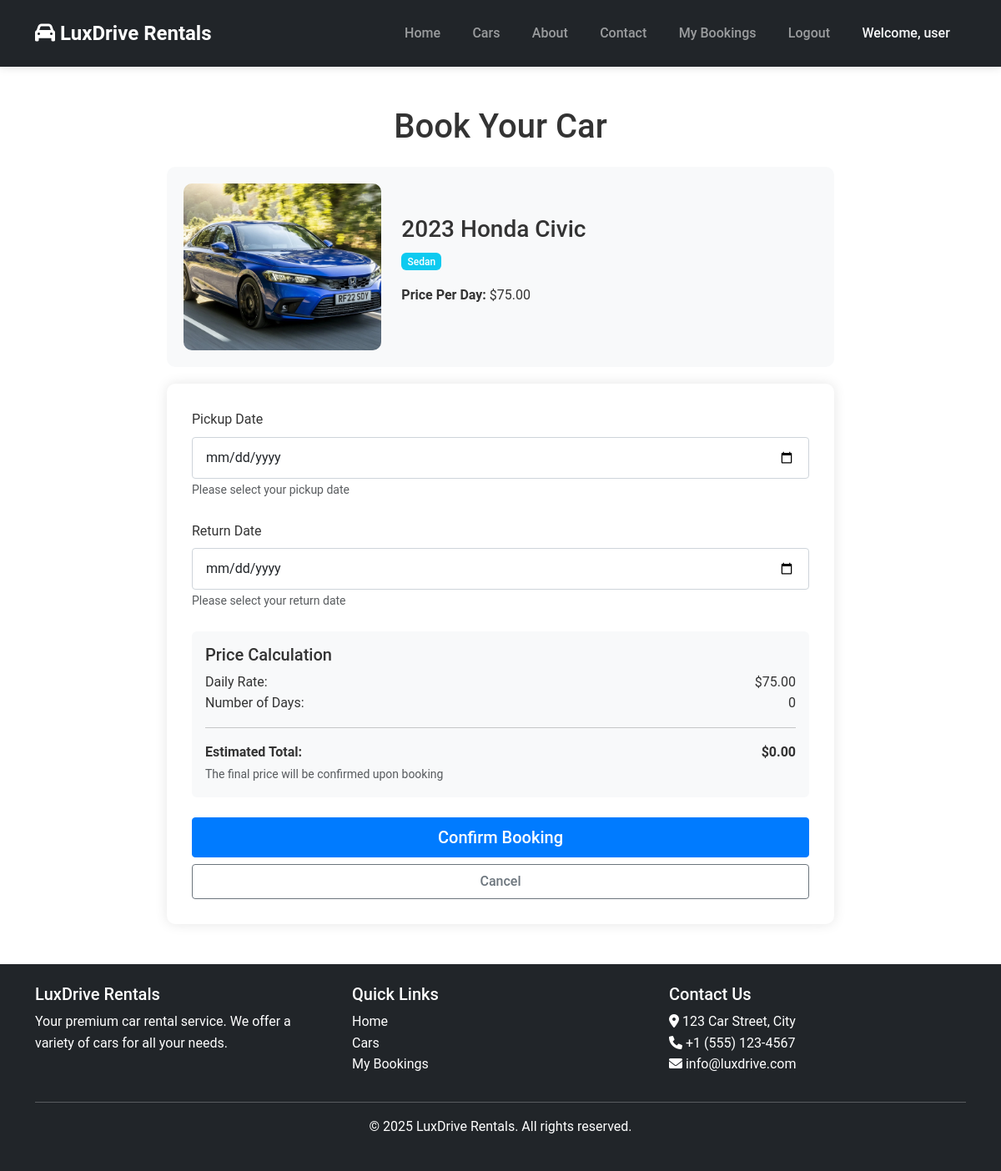
Page /book/3/ (signed in) on the committed database.
### rental/models.py (models this page shows, shortened)
class Car(models.Model):
    make = models.CharField(max_length=50)
    model = models.CharField(max_length=50)
    year = models.IntegerField()
    price_per_day = models.DecimalField(max_digits=10, decimal_places=2)
    available = models.BooleanField(default=True)
    added_by_admin = models.ForeignKey(Admin, on_delete=models.CASCADE)
    added_date = models.DateTimeField(auto_now_add=True)
    image = models.ImageField(upload_to='cars/', null=True, blank=True)
    category = models.CharField(max_length=50, choices=[
        ('luxury', 'Luxury'),
        ('offroad', 'Offroad'),
        ('sedan', 'Sedan'),
        ('suv', 'SUV'),
        ('sports', 'Sports'),
    ], default='sedan')
    def __str__(self):
        return f"{self.year} {self.make} {self.model}"

### rental/views.py (the view, shortened to what this page needs)
# urls.py: path('book/<int:car_id>/', views.book_car, name='book_car'),
@login_required
def book_car(request, car_id):
    car = get_object_or_404(Car, id=car_id)
    context = {
        'car': car,
        'min_date': datetime.now().date(),
        'min_return_date': datetime.now().date() + timedelta(days=1)
    }
    return render(request, 'rental/book_car.html', context)

### rental/templates/rental/book_car.html (shortened to what this page needs)
{% extends 'rental/base.html' %} {% load static %}
 {% block content %}
<div class="container my-5">
  <div class="booking-container">
    <h1 class="text-center mb-4">Book Your Car</h1>
    <div class="car-summary">
      <div class="row align-items-center">
        <div class="col-md-4">
          {% if car.image %}
          <img src="{{ car.image.url }}" class="car-image" alt="{{ car }}" />
          {% else %}
          <img
            src="{% static 'images/car-placeholder.jpg' %}"
            class="car-image"
            alt="{{ car }}"
          />
          {% endif %}
        </div>
        <div class="col-md-8">
          <h3>{{ car.year }} {{ car.make }} {{ car.model }}</h3>
          <p class="text-capitalize">
            <span class="badge bg-info">{{ car.category }}</span>
          </p>
          <p><strong>Price Per Day:</strong> ${{ car.price_per_day }}</p>
        </div>
      </div>
    </div>
    <div class="booking-form">
      <form method="post" action="{% url 'rental:book_car' car_id=car.id %}">
        <div class="mb-4">
          <label for="booking_date" class="form-label">Pickup Date</label>
          <input
            type="date"
            class="form-control"
            id="booking_date"
            name="booking_date"
            min="{{ min_date|date:'Y-m-d' }}"
            required
          />
          <small class="text-muted">Please select your pickup date</small>
        </div>
        <div class="mb-4">
          <label for="return_date" class="form-label">Return Date</label>
          <input
            type="date"
            class="form-control"
            id="return_date"
            name="return_date"
            min="{{ min_return_date|date:'Y-m-d' }}"
            required
          />
          <small class="text-muted">Please select your return date</small>
        </div>
        <div class="mb-4 p-3 bg-light rounded">
          <h5>Price Calculation</h5>
          <div class="d-flex justify-content-between">
            <span>Daily Rate:</span>
            <span>${{ car.price_per_day }}</span>
          </div>
          <div class="d-flex justify-content-between">
            <span>Number of Days:</span>
            <span id="num_days">0</span>
          </div>
          <hr />
          <div class="d-flex justify-content-between">
            <strong>Estimated Total:</strong>
            <strong id="total_price">$0.00</strong>
          </div>
          <small class="text-muted"
            >The final price will be confirmed upon booking</small
          >
        </div>
        <div class="d-grid gap-2">
          <button type="submit" class="btn btn-primary btn-lg">
            Confirm Booking
          </button>
          <a
            href="{% url 'rental:car_detail' car_id=car.id %}"
            class="btn btn-outline-secondary"
            >Cancel</a
          >
        </div>
      </form>
    </div>
  </div>
</div>
{% endblock %}

### rental/templates/rental/base.html (shortened to what this page needs)
<!DOCTYPE html>
<html lang="en">
  <head>
    {% load static %}
    <link
      href="https://cdn.jsdelivr.net/npm/bootstrap@5.3.0/dist/css/bootstrap.min.css"
      rel="stylesheet"
    />
    <link
      rel="stylesheet"
      href="https://cdnjs.cloudflare.com/ajax/libs/font-awesome/6.0.0/css/all.min.css"
    />
    <link rel="stylesheet" href="{% static 'css/style.css' %}" />
  </head>
  <body>
    <nav class="navbar navbar-expand-lg navbar-dark bg-dark">
      <div class="container">
        <a class="navbar-brand" href="{% url 'rental:home' %}">
          <i class="fas fa-car"></i> LuxDrive Rentals
        </a>
        <div class="collapse navbar-collapse" id="navbarNav">
          <ul class="navbar-nav ms-auto">
            <li class="nav-item">
              <a
                class="nav-link {% if request.path == '/' %}active{% endif %}"
                href="{% url 'rental:home' %}"
                >Home</a
              >
            </li>
            {% if user.is_authenticated %}
            <li class="nav-item">
              <a
                class="nav-link {% if 'cars' in request.path %}active{% endif %}"
                href="{% url 'rental:car_list' %}"
                >Cars</a
              >
            </li>
            {% endif %}
            <li class="nav-item">
              <a
                class="nav-link {% if 'about' in request.path %}active{% endif %}"
                href="{% url 'rental:about' %}"
                >About</a
              >
            </li>
            <li class="nav-item">
              <a
                class="nav-link {% if 'contact' in request.path %}active{% endif %}"
                href="{% url 'rental:contact' %}"
                >Contact</a
              >
            </li>
            {% if user.is_authenticated %}
            <li class="nav-item">
              <a
                class="nav-link {% if 'my-bookings' in request.path %}active{% endif %}"
                href="{% url 'rental:my_bookings' %}"
                >My Bookings</a
              >
            </li>
            <li class="nav-item">
              <a class="nav-link" href="{% url 'rental:logout' %}">Logout</a>
            </li>
            <li class="nav-item">
              <span class="nav-link text-light"
                >Welcome, {{ user.username }}</span
              >
            </li>
            {% endif %}
          </ul>
        </div>
      </div>
    </nav>
    <main>{% block content %}{% endblock %}</main>
    <footer class="bg-dark text-white py-4 mt-5">
      <div class="container">
        <div class="row">
          <div class="col-md-4">
            <h5>LuxDrive Rentals</h5>
            <p>
              Your premium car rental service. We offer a variety of cars for
              all your needs.
            </p>
          </div>
          <div class="col-md-4">
            <h5>Quick Links</h5>
            <ul class="list-unstyled">
              <li>
                <a href="{% url 'rental:home' %}" class="text-white">Home</a>
              </li>
              <li>
                <a href="{% url 'rental:car_list' %}" class="text-white"
                  >Cars</a
                >
              </li>
              {% if user.is_authenticated %}
              <li>
                <a href="{% url 'rental:my_bookings' %}" class="text-white"
                  >My Bookings</a
                >
              </li>
              {% endif %}
            </ul>
          </div>
          <div class="col-md-4">
            <h5>Contact Us</h5>
            <address>
              <i class="fas fa-map-marker-alt"></i> 123 Car Street, City<br />
              <i class="fas fa-phone"></i> +1 (555) 123-4567<br />
              <i class="fas fa-envelope"></i> info@luxdrive.com
            </address>
          </div>
        </div>
        <hr />
        <div class="text-center">
          <p>&copy; {% now "Y" %} LuxDrive Rentals. All rights reserved.</p>
        </div>
      </div>
    </footer>
  </body>
</html>

### rental/static/css/style.css (style rules this page uses)
:root { --primary-color: #007bff; --secondary-color: #6c757d; --success-color: #28a745; --danger-color: #dc3545; --warning-color: #ffc107; --info-color: #17a2b8; --light-color: #f8f9fa; --dark-color: #343a40; }
body { font-family: "Roboto", sans-serif; color: #333; line-height: 1.6; }
a { transition: all 0.3s ease; }
.btn { border-radius: 0.25rem; font-weight: 500; padding: 0.5rem 1rem; transition: all 0.3s ease; }
.btn-primary { background-color: var(--primary-color); border-color: var(--primary-color); }
.navbar { padding: 1rem 0; box-shadow: 0 2px 10px rgba(0, 0, 0, 0.1); }
.navbar-brand { font-weight: 700; font-size: 1.5rem; }
.nav-link { font-weight: 500; padding: 0.5rem 1rem !important; margin: 0 0.2rem; }
footer { margin-top: 3rem; }
footer a { color: #fff; text-decoration: none; }
.badge { padding: 0.4em 0.6em; font-weight: 500; }
.form-control { border-radius: 0.25rem; padding: 0.75rem 1rem; border: 1px solid #ced4da; }

### rental/templates/rental/book_car.html (style rules this page uses)
.booking-container { max-width: 800px; margin: 0 auto; }
.car-summary { padding: 20px; background-color: #f8f9fa; border-radius: 10px; margin-bottom: 20px; }
.booking-form { padding: 30px; border-radius: 10px; background-color: white; box-shadow: 0 0 15px rgba(0, 0, 0, 0.1); }
.car-image { border-radius: 10px; width: 100%; height: 200px; object-fit: cover; }

### rows in the picture
Car: image (picture), year "2023", make "Honda", model "Civic", category "Sedan", price_per_day "75.00"

### other values in the picture
{{ user.username }} "user"
